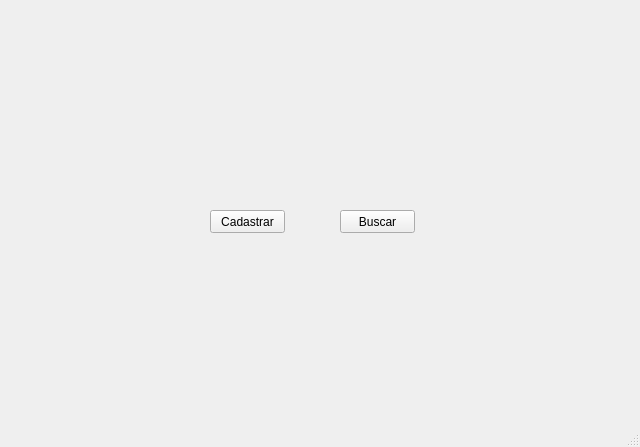
<?xml version="1.0" encoding="UTF-8"?>
<ui version="4.0">
 <class>Besteira</class>
 <widget class="QMainWindow" name="Besteira">
  <property name="geometry">
   <rect>
    <x>0</x>
    <y>0</y>
    <width>640</width>
    <height>447</height>
   </rect>
  </property>
  <property name="windowTitle">
   <string>MainWindow</string>
  </property>
  <widget class="QWidget" name="centralwidget">
   <widget class="QPushButton" name="abrir_cadastro">
    <property name="geometry">
     <rect>
      <x>210</x>
      <y>210</y>
      <width>75</width>
      <height>23</height>
     </rect>
    </property>
    <property name="text">
     <string>Cadastrar</string>
    </property>
   </widget>
   <widget class="QPushButton" name="abrir_busca">
    <property name="geometry">
     <rect>
      <x>340</x>
      <y>210</y>
      <width>75</width>
      <height>23</height>
     </rect>
    </property>
    <property name="text">
     <string>Buscar</string>
    </property>
   </widget>
  </widget>
  <widget class="QStatusBar" name="statusbar"/>
 </widget>
 <resources/>
 <connections/>
</ui>
